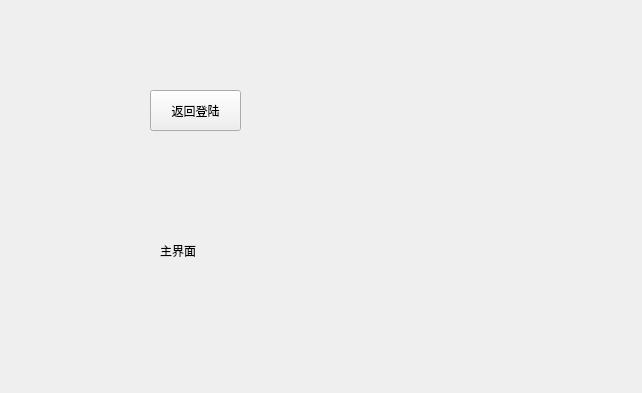
<?xml version="1.0" encoding="UTF-8"?>
<ui version="4.0">
 <class>MyWidget</class>
 <widget class="QWidget" name="MyWidget">
  <property name="geometry">
   <rect>
    <x>0</x>
    <y>0</y>
    <width>642</width>
    <height>393</height>
   </rect>
  </property>
  <property name="windowTitle">
   <string>MyWidget</string>
  </property>
  <widget class="QLabel" name="label">
   <property name="geometry">
    <rect>
     <x>160</x>
     <y>160</y>
     <width>341</width>
     <height>181</height>
    </rect>
   </property>
   <property name="text">
    <string>主界面</string>
   </property>
  </widget>
  <widget class="QPushButton" name="pushButton">
   <property name="geometry">
    <rect>
     <x>150</x>
     <y>90</y>
     <width>91</width>
     <height>41</height>
    </rect>
   </property>
   <property name="text">
    <string>返回登陆</string>
   </property>
  </widget>
 </widget>
 <resources/>
 <connections/>
</ui>
